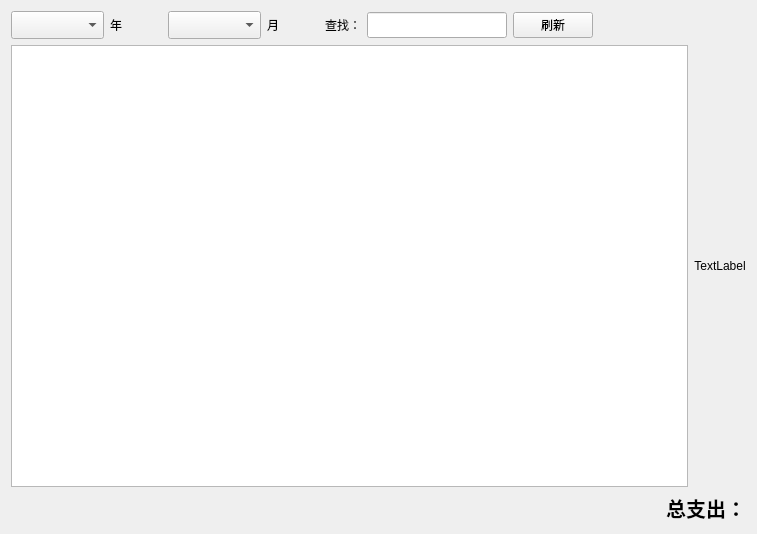
<?xml version="1.0" encoding="UTF-8"?>
<ui version="4.0">
 <class>CTabMonthDlg</class>
 <widget class="QWidget" name="CTabMonthDlg">
  <property name="geometry">
   <rect>
    <x>0</x>
    <y>0</y>
    <width>757</width>
    <height>534</height>
   </rect>
  </property>
  <property name="windowTitle">
   <string>CTabMonthDlg</string>
  </property>
  <layout class="QVBoxLayout" name="verticalLayout">
   <item>
    <layout class="QHBoxLayout" name="horizontalLayout" stretch="0,0,0,0,0,0,0,0,0,0,0,0,0">
     <property name="spacing">
      <number>6</number>
     </property>
     <property name="sizeConstraint">
      <enum>QLayout::SetDefaultConstraint</enum>
     </property>
     <property name="leftMargin">
      <number>0</number>
     </property>
     <property name="topMargin">
      <number>0</number>
     </property>
     <property name="bottomMargin">
      <number>0</number>
     </property>
     <item>
      <widget class="QComboBox" name="CB_YEAR">
       <property name="font">
        <font>
         <pointsize>13</pointsize>
        </font>
       </property>
      </widget>
     </item>
     <item>
      <widget class="QLabel" name="label">
       <property name="text">
        <string>年</string>
       </property>
      </widget>
     </item>
     <item>
      <spacer name="horizontalSpacer">
       <property name="orientation">
        <enum>Qt::Horizontal</enum>
       </property>
       <property name="sizeType">
        <enum>QSizePolicy::Fixed</enum>
       </property>
       <property name="sizeHint" stdset="0">
        <size>
         <width>40</width>
         <height>20</height>
        </size>
       </property>
      </spacer>
     </item>
     <item>
      <widget class="QComboBox" name="CB_MONTH">
       <property name="font">
        <font>
         <pointsize>13</pointsize>
        </font>
       </property>
      </widget>
     </item>
     <item>
      <widget class="QLabel" name="label_2">
       <property name="text">
        <string>月</string>
       </property>
      </widget>
     </item>
     <item>
      <spacer name="horizontalSpacer_2">
       <property name="orientation">
        <enum>Qt::Horizontal</enum>
       </property>
       <property name="sizeType">
        <enum>QSizePolicy::Fixed</enum>
       </property>
       <property name="sizeHint" stdset="0">
        <size>
         <width>40</width>
         <height>20</height>
        </size>
       </property>
      </spacer>
     </item>
     <item>
      <widget class="QLabel" name="label_3">
       <property name="text">
        <string>查找：</string>
       </property>
      </widget>
     </item>
     <item>
      <widget class="QLineEdit" name="EDIT_KEYWORD">
       <property name="minimumSize">
        <size>
         <width>0</width>
         <height>25</height>
        </size>
       </property>
       <property name="font">
        <font>
         <pointsize>11</pointsize>
        </font>
       </property>
      </widget>
     </item>
     <item>
      <widget class="QPushButton" name="BTN_UPDATE">
       <property name="font">
        <font>
         <pointsize>9</pointsize>
        </font>
       </property>
       <property name="text">
        <string>刷新</string>
       </property>
      </widget>
     </item>
     <item>
      <spacer name="horizontalSpacer_6">
       <property name="orientation">
        <enum>Qt::Horizontal</enum>
       </property>
       <property name="sizeHint" stdset="0">
        <size>
         <width>40</width>
         <height>20</height>
        </size>
       </property>
      </spacer>
     </item>
     <item>
      <spacer name="horizontalSpacer_5">
       <property name="orientation">
        <enum>Qt::Horizontal</enum>
       </property>
       <property name="sizeHint" stdset="0">
        <size>
         <width>40</width>
         <height>20</height>
        </size>
       </property>
      </spacer>
     </item>
     <item>
      <spacer name="horizontalSpacer_4">
       <property name="orientation">
        <enum>Qt::Horizontal</enum>
       </property>
       <property name="sizeHint" stdset="0">
        <size>
         <width>40</width>
         <height>20</height>
        </size>
       </property>
      </spacer>
     </item>
     <item>
      <spacer name="horizontalSpacer_3">
       <property name="orientation">
        <enum>Qt::Horizontal</enum>
       </property>
       <property name="sizeHint" stdset="0">
        <size>
         <width>40</width>
         <height>20</height>
        </size>
       </property>
      </spacer>
     </item>
    </layout>
   </item>
   <item>
    <layout class="QHBoxLayout" name="horizontalLayout_2">
     <item>
      <widget class="QTableView" name="tableView"/>
     </item>
     <item>
      <widget class="QLabel" name="label_load">
       <property name="text">
        <string>TextLabel</string>
       </property>
       <property name="alignment">
        <set>Qt::AlignCenter</set>
       </property>
      </widget>
     </item>
    </layout>
   </item>
   <item>
    <layout class="QHBoxLayout" name="horizontalLayout_3">
     <item>
      <spacer name="horizontalSpacer_7">
       <property name="orientation">
        <enum>Qt::Horizontal</enum>
       </property>
       <property name="sizeHint" stdset="0">
        <size>
         <width>40</width>
         <height>20</height>
        </size>
       </property>
      </spacer>
     </item>
     <item>
      <widget class="QLabel" name="label_pay">
       <property name="font">
        <font>
         <pointsize>15</pointsize>
         <weight>75</weight>
         <bold>true</bold>
        </font>
       </property>
       <property name="text">
        <string>总支出：</string>
       </property>
       <property name="alignment">
        <set>Qt::AlignRight|Qt::AlignTrailing|Qt::AlignVCenter</set>
       </property>
      </widget>
     </item>
    </layout>
   </item>
  </layout>
 </widget>
 <layoutdefault spacing="6" margin="11"/>
 <resources/>
 <connections/>
</ui>
